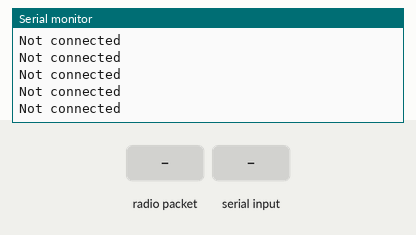
Simulated run of this sketch. Board: Arduino Uno, built with avr-gcc and run on an emulated ATmega328P. On the bench: the last lines printed to the serial monitor. The test bench sets the inputs (shaded band). No radio packets arrive unless stated.

Above: at 1.2 s.
1.3 s: radio packet "1" arrives
At 1.46 s:
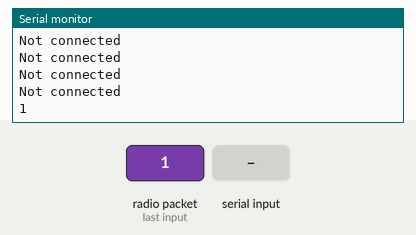
2.8 s: radio packet "5" arrives
At 2.96 s:
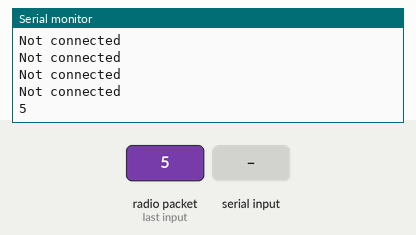

Measured:
- after the input at 1.3 s, the serial monitor: prints a new line at once (image 1)
- after the input at 2.8 s, the serial monitor: prints a new line at once (image 2)

The sketch:

nrfTester.ino
```cpp
//The setup function is called once at startup of the sketch

#include <SPI.h>
#include "nRF24L01.h"
#include "RF24.h"
#include "payload.h"


// Set up nRF24L01 radio on SPI bus plus pins 9 & 10
RF24 radio(9,10);

payload p;

// Radio pipe addresses for the 2 nodes to communicate.
const uint64_t pipes[2] = { 0xF0F0F0F0E1LL, 0xF0F0F0F0D2LL };

typedef enum {send,sent,recived,no_response} state_e;

state_e state=send;
unsigned long time;
char str[17];


void setup()
{

	Serial.begin(57600);

	radio.begin();
	radio.setRetries(15,15);
	radio.setPayloadSize(17);
	radio.openWritingPipe(pipes[0]);
	radio.openReadingPipe(1,pipes[1]);
	radio.startListening();


	radio.printDetails();


p.chanel1=127;
p.chanel2=0;
p.button1=false;
p.button2=false;
}


// The loop function is called in an endless loop
void loop()
{
	switch(state){
	case send:{
		radio.stopListening();
		bool ok = radio.write( &p, sizeof(p));
		time = millis();
		if (ok){
			state=sent;
		}
		radio.startListening();
		break;
	}
	case sent:{
		if(radio.available()){
			radio.read(str,17);
			state=recived;
		}else{
			if(millis()-time>200)state=no_response;
		}
		break;
	}
	case recived:{
		Serial.write(str);
    Serial.write("\n");
		state=send;
		break;
	}
	case no_response:{
		Serial.write("Not connected\n");
		state=send;
		break;
	}

	}//end switch
  if(Serial.available()){
    p.chanel1=Serial.parseInt();
    p.chanel2=Serial.parseInt();
    p.button1=Serial.parseInt()==1;
    p.button2=Serial.parseInt()==1;
  }

}
```

payload.h
```cpp
/*
 * payload.h
 *
 *  Created on: 28 cze 2015
 *      Author: lech
 */

#ifndef PAYLOAD_H_
#define PAYLOAD_H_

struct payload{
	byte chanel1,chanel2;
	bool button1,button2;
};

void readInputs(payload &p){
	p.chanel1=analogRead(A0)/4;
	p.chanel2=analogRead(A1)/4;

	if(digitalRead(A2)==LOW){
		p.button1=true;
	}else p.button1=false;

	if(digitalRead(A3)==LOW){
		p.button2=true;
	}else p.button2=false;
}


#endif /* PAYLOAD_H_ */
```
